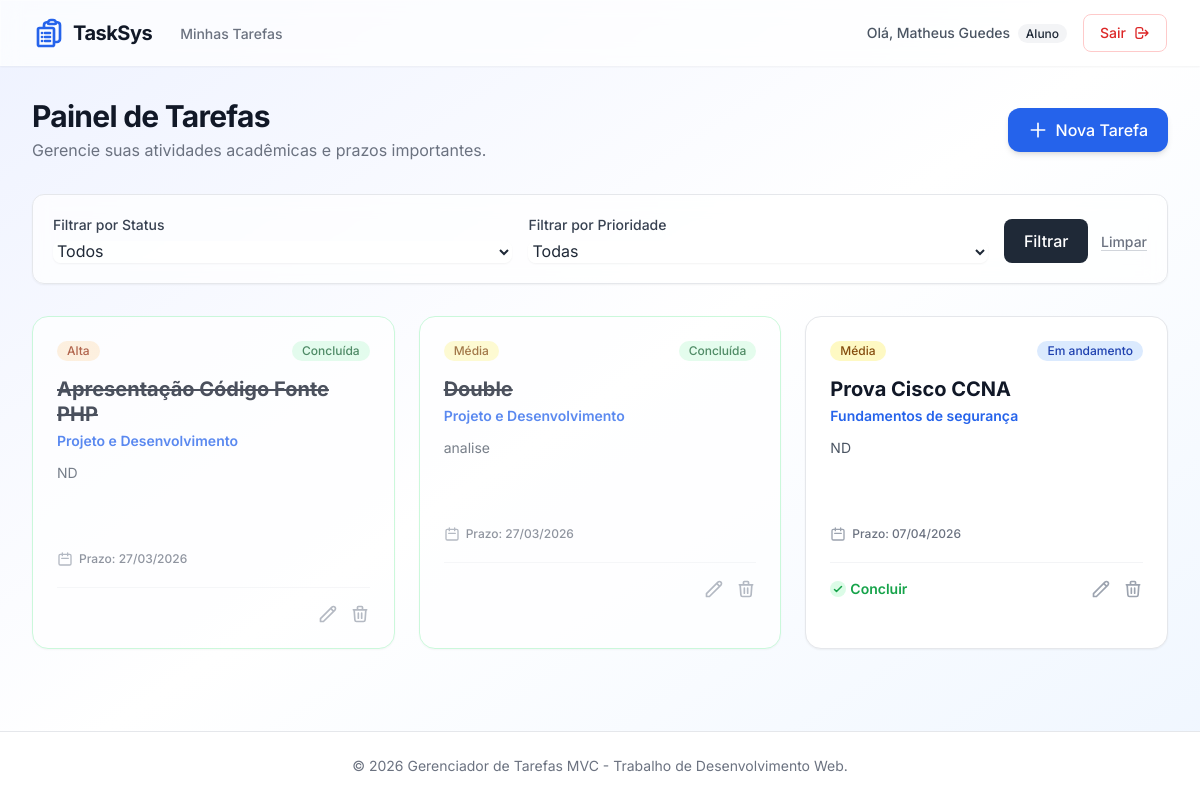
/index.php?c=tarefa&a=index (signed in), run on the app's committed database.
### tables this page shows
CREATE TABLE tarefa (
            id INTEGER PRIMARY KEY AUTOINCREMENT,
            titulo TEXT NOT NULL,
            descricao TEXT,
            disciplina TEXT,
            data_criacao TEXT NOT NULL DEFAULT (DATE('now')),
            data_entrega TEXT,
            usuario_id INTEGER NOT NULL,
            prioridade_id INTEGER NOT NULL,
            status_id INTEGER NOT NULL,
            FOREIGN KEY (usuario_id) REFERENCES usuario(id) ON DELETE CASCADE,
            FOREIGN KEY (prioridade_id) REFERENCES prioridade(id),
            FOREIGN KEY (status_id) REFERENCES status(id)
        );

CREATE TABLE prioridade (
            id INTEGER PRIMARY KEY AUTOINCREMENT,
            nome TEXT NOT NULL
        );

CREATE TABLE status (
            id INTEGER PRIMARY KEY AUTOINCREMENT,
            nome TEXT NOT NULL
        );

### app/controllers/Controller.php (called while the page is built, shortened)
<?php
class Controller {
    protected function render($view, $data = []) {
        extract($data);
        require_once __DIR__ . '/../views/' . $view . '.php';
        $content = ob_get_clean();
        require_once __DIR__ . '/../views/layouts/main.php';
    }
}

### app/controllers/TarefaController.php (called while the page is built, shortened)
<?php
class TarefaController extends Controller {
    public function index() {
        $filtros = [
            'status_id' => $_GET['status_id'] ?? '',
            'prioridade_id' => $_GET['prioridade_id'] ?? ''
        ];
        $tarefas = Tarefa::listarPorUsuario($_SESSION['usuario_id'], $filtros);
        $status_list = Status::listar();
        $prioridades = Prioridade::listar();
        $this->render('tarefas/index', [
            'tarefas' => $tarefas,
            'status_list' => $status_list,
            'prioridades' => $prioridades,
            'filtros' => $filtros
        ]);
    }
}

### app/models/Tarefa.php (called while the page is built, shortened)
<?php
class Tarefa {
    public static function listarPorUsuario($usuario_id, $filtros = []) {
        $db = Database::getConnection();
        $sql = "SELECT t.*, s.nome as status_nome, p.nome as prioridade_nome
                FROM tarefa t
                JOIN status s ON t.status_id = s.id
                JOIN prioridade p ON t.prioridade_id = p.id
                WHERE t.usuario_id = :usuario_id";
        $params = [':usuario_id' => $usuario_id];
        $sql .= " ORDER BY t.data_entrega ASC, t.prioridade_id DESC";
        $stmt = $db->prepare($sql);
        $stmt->execute($params);
        return $stmt->fetchAll();
    }
}

### app/views/tarefas/index.php (the view, shortened to what this page needs)
<div class="mb-8 flex flex-col md:flex-row justify-between items-center gap-4">
    <div>
        <h1 class="text-3xl font-bold text-gray-900 tracking-tight">Painel de Tarefas</h1>
        <p class="text-gray-500 mt-1">Gerencie suas atividades acadêmicas e prazos importantes.</p>
    </div>
    <a href="index.php?c=tarefa&a=form" class="bg-blue-600 hover:bg-blue-700 text-white shadow-md hover:shadow-lg hover:-translate-y-0.5 transition-all px-5 py-2.5 rounded-xl font-medium inline-flex items-center gap-2">
        <svg fill="none" stroke="currentColor" viewBox="0 0 24 24" class="w-5 h-5"><path stroke-linecap="round" stroke-linejoin="round" stroke-width="2" d="M12 4v16m8-8H4"></path></svg>
        Nova Tarefa
    </a>
</div>
<div class="glass p-5 rounded-xl border border-gray-200 shadow-sm mb-8">
    <form method="GET" action="index.php" class="flex flex-wrap items-end gap-4">
        <div class="flex-1 min-w-[200px]">
            <label class="block text-sm font-medium text-gray-700 mb-1">Filtrar por Status</label>
            <select name="status_id" class="w-full border-gray-300 rounded-lg shadow-sm focus:border-blue-500 focus:ring-blue-500 bg-white/70">
                <option value="">Todos</option>
            </select>
        </div>
        <div class="flex-1 min-w-[200px]">
            <label class="block text-sm font-medium text-gray-700 mb-1">Filtrar por Prioridade</label>
            <select name="prioridade_id" class="w-full border-gray-300 rounded-lg shadow-sm focus:border-blue-500 focus:ring-blue-500 bg-white/70">
                <option value="">Todas</option>
            </select>
        </div>
        <div>
            <button type="submit" class="bg-gray-800 hover:bg-gray-900 text-white px-5 py-2.5 rounded-lg transition-colors font-medium">Filtrar</button>
            <a href="index.php?c=tarefa&a=index" class="ml-2 text-gray-500 hover:text-gray-700 text-sm font-medium border-b border-gray-300">Limpar</a>
        </div>
    </form>
</div>
<?php if (empty($tarefas)): ?>
    <div class="text-center py-16 bg-white/60 backdrop-blur-md rounded-2xl border border-gray-100 shadow-sm border-dashed">
        <svg class="mx-auto h-12 w-12 text-gray-400" fill="none" stroke="currentColor" viewBox="0 0 24 24"><path stroke-linecap="round" stroke-linejoin="round" stroke-width="1.5" d="M9 5H7a2 2 0 00-2 2v12a2 2 0 002 2h10a2 2 0 002-2V7a2 2 0 00-2-2h-2M9 5a2 2 0 002 2h2a2 2 0 002-2M9 5a2 2 0 012-2h2a2 2 0 012 2"></path></svg>
        <h3 class="mt-2 text-sm font-medium text-gray-900">Nenhuma tarefa encontrada</h3>
        <p class="mt-1 text-sm text-gray-500">Comece criando uma nova tarefa para organizar seus estudos.</p>
    </div>
<?php else: ?>
    <div class="grid grid-cols-1 md:grid-cols-2 lg:grid-cols-3 gap-6">
        <?php foreach ($tarefas as $t):
            $corPri = 'green';
            if ($t['prioridade_nome'] == 'Média') $corPri = 'yellow';
            if ($t['prioridade_nome'] == 'Alta') $corPri = 'orange';
            $corSta = 'gray';
            if ($t['status_nome'] == 'Em andamento') $corSta = 'blue';
            if ($t['status_nome'] == 'Concluída') $corSta = 'green';
            $concluida = $t['status_nome'] == 'Concluída';
        ?>
        <div class="relative group bg-white rounded-2xl shadow-sm border <?= $concluida ? 'border-green-200 bg-green-50/30 opacity-75 hover:opacity-100' : 'border-gray-200 hover:shadow-md' ?> p-6 transition-all duration-300">
            <div class="flex justify-between items-start mb-4">
                <span class="inline-flex items-center px-2.5 py-0.5 rounded-full text-xs font-medium bg-<?= $corPri ?>-100 text-<?= $corPri ?>-800">
                    <?= htmlspecialchars($t['prioridade_nome']) ?>
                </span>
                <span class="inline-flex items-center px-2.5 py-0.5 rounded-full text-xs font-medium bg-<?= $corSta ?>-100 text-<?= $corSta ?>-800">
                    <?= htmlspecialchars($t['status_nome']) ?>
                </span>
            </div>
            <h3 class="text-xl font-bold text-gray-900 mb-1 leading-tight <?= $concluida ? 'line-through text-gray-500' : '' ?>"><?= htmlspecialchars($t['titulo']) ?></h3>
            <p class="text-sm text-blue-600 font-semibold mb-3"><?= htmlspecialchars($t['disciplina']) ?></p>
            <p class="text-sm text-gray-600 mb-4 line-clamp-3 min-h-[4.5rem]">
                <?= nl2br(htmlspecialchars($t['descricao'])) ?>
            </p>
            <div class="flex items-center text-xs text-gray-500 mb-5 font-medium">
                <svg class="mr-1.5 h-4 w-4 text-gray-400" fill="none" stroke="currentColor" viewBox="0 0 24 24"><path stroke-linecap="round" stroke-linejoin="round" stroke-width="2" d="M8 7V3m8 4V3m-9 8h10M5 21h14a2 2 0 002-2V7a2 2 0 00-2-2H5a2 2 0 00-2 2v12a2 2 0 002 2z"></path></svg>
                Prazo: <?= !empty($t['data_entrega']) ? date('d/m/Y', strtotime($t['data_entrega'])) : 'Não definido' ?>
            </div>
            <div class="pt-4 border-t border-gray-100 flex items-center justify-between">
                <div>
                    <?php if (!$concluida): ?>
                    <a href="index.php?c=tarefa&a=concluir&id=<?= $t['id'] ?>" class="text-green-600 hover:text-green-800 text-sm font-semibold flex items-center gap-1 group/btn" onclick="return confirm('Concluir esta tarefa?')">
                        <svg class="w-4 h-4 bg-green-100 rounded-full group-hover/btn:bg-green-200 p-0.5" fill="none" stroke="currentColor" viewBox="0 0 24 24"><path stroke-linecap="round" stroke-linejoin="round" stroke-width="3" d="M5 13l4 4L19 7"></path></svg>
                        Concluir
                    </a>
                    <?php endif; ?>
                </div>
                <div class="flex space-x-3">
                    <a href="index.php?c=tarefa&a=form&id=<?= $t['id'] ?>" class="text-gray-400 hover:text-blue-600 transition-colors" title="Editar">
                        <svg class="h-5 w-5" fill="none" stroke="currentColor" viewBox="0 0 24 24"><path stroke-linecap="round" stroke-linejoin="round" stroke-width="2" d="M15.232 5.232l3.536 3.536m-2.036-5.036a2.5 2.5 0 113.536 3.536L6.5 21.036H3v-3.572L16.732 3.732z"></path></svg>
                    </a>
                    <a href="index.php?c=tarefa&a=excluir&id=<?= $t['id'] ?>" onclick="return confirm('Deseja excluir a tarefa?');" class="text-gray-400 hover:text-red-600 transition-colors" title="Excluir">
                        <svg class="h-5 w-5" fill="none" stroke="currentColor" viewBox="0 0 24 24"><path stroke-linecap="round" stroke-linejoin="round" stroke-width="2" d="M19 7l-.867 12.142A2 2 0 0116.138 21H7.862a2 2 0 01-1.995-1.858L5 7m5 4v6m4-6v6m1-10V4a1 1 0 00-1-1h-4a1 1 0 00-1 1v3M4 7h16"></path></svg>
                    </a>
                </div>
            </div>
        </div>
        <?php endforeach; ?>
    </div>
<?php endif; ?>

### index.php (shortened to what this page needs)
<?php
$controllerName = isset($_GET['c']) ? ucfirst($_GET['c']) . 'Controller' : 'AuthController';
$action = isset($_GET['a']) ? $_GET['a'] : 'index';
if (class_exists($controllerName)) {
    $controller = new $controllerName();
    if (method_exists($controller, $action)) {
        $controller->$action();
    } else {
        die("Erro: Ação '$action' não encontrada em '$controllerName'!");
    }
} else {
    die("Erro: Controlador '$controllerName' não encontrado!");
}

### app/views/layouts/main.php (shortened to what this page needs)
<?php
$isLoggedIn = isset($_SESSION['usuario_id']);
$isAdmin = isset($_SESSION['usuario_perfil']) && $_SESSION['usuario_perfil'] === 'ADMIN';
$userName = $_SESSION['usuario_nome'] ?? '';
?>
<!DOCTYPE html>
<html lang="pt-BR">
<head>
    <script src="https://cdn.tailwindcss.com"></script>
</head>
<body class="bg-gradient-to-br from-indigo-50 via-white to-blue-50 min-h-screen text-gray-800 antialiased flex flex-col">
    <?php if ($isLoggedIn): ?>
    <nav class="glass sticky top-0 z-50 shadow-sm">
        <div class="max-w-7xl mx-auto px-4 sm:px-6 lg:px-8">
            <div class="flex justify-between h-16">
                <div class="flex">
                    <div class="flex-shrink-0 flex items-center">
                        <span class="ml-2 font-bold text-xl tracking-tight text-gray-900">TaskSys</span>
                    </div>
                    <div class="hidden sm:ml-6 sm:flex sm:space-x-8">
                        <a href="index.php?c=tarefa&a=index" class="border-transparent text-gray-500 hover:border-blue-500 hover:text-blue-700 transition inline-flex items-center px-1 pt-1 border-b-2 text-sm font-medium">Minhas Tarefas</a>
                    </div>
                </div>
                <div class="flex items-center gap-4">
                    <span class="text-sm font-medium text-gray-600">Olá, <?= htmlspecialchars($userName) ?> <span class="text-xs bg-<?= $isAdmin ? 'purple' : 'gray' ?>-100 text-<?= $isAdmin ? 'purple' : 'gray' ?>-800 px-2 py-0.5 rounded-full ml-1"><?= $isAdmin ? 'Admin' : 'Aluno' ?></span></span>
                    <a href="index.php?c=auth&a=logout" class="text-sm border border-red-200 text-red-600 hover:bg-red-50 hover:border-red-300 font-medium px-4 py-2 rounded-lg transition-colors flex items-center gap-2">
                        Sair
                        <svg class="w-4 h-4" fill="none" stroke="currentColor" viewBox="0 0 24 24"><path stroke-linecap="round" stroke-linejoin="round" stroke-width="2" d="M17 16l4-4m0 0l-4-4m4 4H7m6 4v1a3 3 0 01-3 3H6a3 3 0 01-3-3V7a3 3 0 013-3h4a3 3 0 013 3v1"></path></svg>
                    </a>
                </div>
            </div>
        </div>
    </nav>
    <?php endif; ?>
    <main class="flex-grow w-full max-w-7xl mx-auto px-4 sm:px-6 lg:px-8 py-8">
        <?= $content ?>
    </main>
    <footer class="bg-white border-t border-gray-200 mt-auto">
        <div class="max-w-7xl mx-auto py-6 px-4 sm:px-6 lg:px-8">
            <p class="text-center text-sm text-gray-500">&copy; <?= date('Y') ?> Gerenciador de Tarefas MVC - Trabalho de Desenvolvimento Web.</p>
        </div>
    </footer>
</body>
</html>

### app/views/layouts/main.php (style rules this page uses)
body { font-family: 'Inter', sans-serif; }
.glass { background: rgba(255, 255, 255, 0.7); backdrop-filter: blur(10px); -webkit-backdrop-filter: blur(10px); border: 1px solid rgba(255, 255, 255, 0.3); }

### data on the page
tarefa: prioridade.nome "Alta", status.nome "Concluída", titulo "Apresentação Código Fonte PHP", disciplina "Projeto e Desenvolvimento", descricao "ND", data_entrega "27/03/2026"
tarefa: prioridade.nome "Média", status.nome "Concluída", titulo "Double", disciplina "Projeto e Desenvolvimento", descricao "analise", data_entrega "27/03/2026"
tarefa: prioridade.nome "Média", status.nome "Em andamento", titulo "Prova Cisco CCNA", disciplina "Fundamentos de segurança", descricao "ND", data_entrega "07/04/2026"

### other printed values
$userName "Matheus Guedes"
